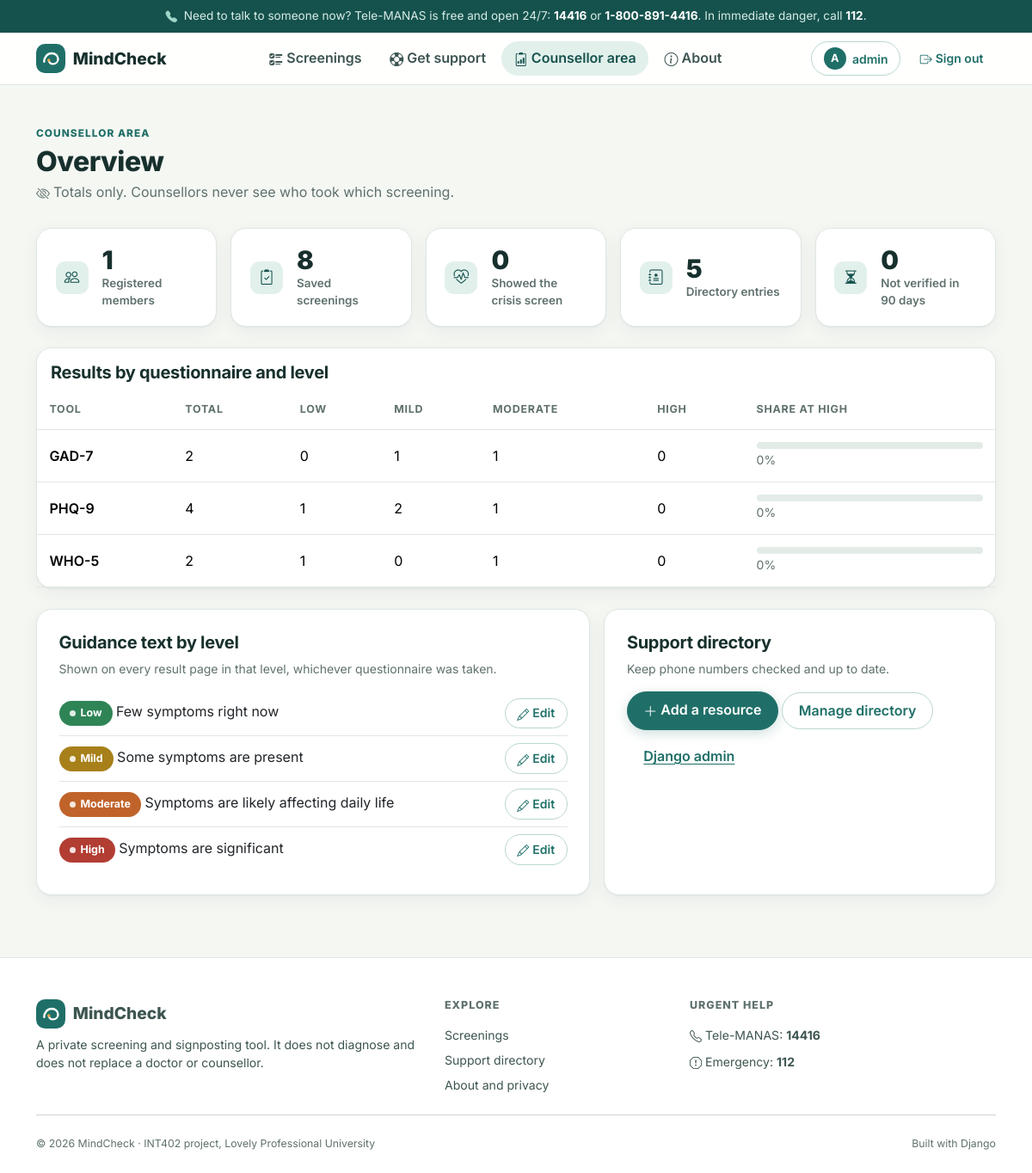
/screening/counsellor/ (signed in), run on the app's committed database.
### screening/models.py (models this page shows, shortened)
class ScreeningTool(models.Model):
    name = models.CharField(max_length=100, unique=True)
    short_name = models.CharField(max_length=20, unique=True)
    slug = models.SlugField(max_length=30, unique=True)
    domain = models.CharField(max_length=100, help_text="What it screens, e.g. 'Depression symptoms'.")
    description = models.TextField()
    instructions = models.CharField(max_length=255, help_text="The question stem shown above the items.")
    score_multiplier = models.PositiveSmallIntegerField(
        default=1, validators=[MinValueValidator(1)],
        help_text="WHO-5 raw total is multiplied by 4 to give a 0-100 score.",
    )
    higher_is_better = models.BooleanField(
        default=False, help_text="True for WHO-5, where a higher score means better wellbeing."
    )
    citation = models.CharField(max_length=255)
    minutes_to_complete = models.PositiveSmallIntegerField(default=2)
    display_order = models.PositiveSmallIntegerField(default=0)
    is_active = models.BooleanField(default=True)
    class Meta:
        ordering = ["display_order", "name"]

class Guidance(models.Model):
    class Tier(models.TextChoices):
        LOW = "low", "Low"
        MILD = "mild", "Mild"
        MODERATE = "moderate", "Moderate"
        HIGH = "high", "High"
    tier = models.CharField(max_length=10, choices=Tier.choices, unique=True)
    severity_rank = models.PositiveSmallIntegerField(
        unique=True, help_text="1 = lowest, 4 = highest. Used for ordering and colour."
    )
    headline = models.CharField(max_length=120)
    advice = models.TextField(help_text="One self-help step per line.")
    follow_up = models.CharField(max_length=200)
    retake_after_days = models.PositiveSmallIntegerField(default=30)
    show_professional_banner = models.BooleanField(
        default=False, help_text="Show 'please speak to a professional soon' at the top."
    )
    updated_at = models.DateTimeField(auto_now=True)
    class Meta:
        ordering = ["severity_rank"]
        verbose_name_plural = "guidance"
    def __str__(self):
        return self.get_tier_display()

### screening/views.py (the view)
# urls.py: path("counsellor/", views.counsellor_dashboard, name="counsellor"),
@counsellor_required
def counsellor_dashboard(request):
    tools = ScreeningTool.objects.annotate(
        total=Count("assessments"),
        low=Count("assessments", filter=Q(assessments__band__guidance__tier="low")),
        mild=Count("assessments", filter=Q(assessments__band__guidance__tier="mild")),
        moderate=Count("assessments", filter=Q(assessments__band__guidance__tier="moderate")),
        high=Count("assessments", filter=Q(assessments__band__guidance__tier="high")),
    )
    stats = {
        "members": User.objects.filter(profile__role="member").count(),
        "assessments": Assessment.objects.count(),
        "safety_flags": Assessment.objects.filter(safety_flag=True).count(),
        "resources": Resource.objects.count(),
        "stale_resources": Resource.objects.filter(
            last_verified__lt=timezone.localdate() - timedelta(days=90)).count(),
    }
    return render(request, "screening/counsellor_dashboard.html", {
        "tools": tools, "stats": stats, "guidance_list": Guidance.objects.all(),
    })

### accounts/models.py (called while the page is built)
    @property
    def is_counsellor(self):
        return self.role == self.Role.COUNSELLOR

### screening/context_processors.py (called while the page is built)
def site_context(request):
    user = request.user
    is_counsellor = bool(
        user.is_authenticated and hasattr(user, "profile") and user.profile.is_counsellor
    )
    return {
        "SITE_NAME": "MindCheck",
        "HELPLINE_NAME": "Tele-MANAS",
        "HELPLINE_NUMBER": "14416",
        "HELPLINE_ALT": "1-800-891-4416",
        "is_counsellor": is_counsellor,
    }

### screening/permissions.py (called while the page is built)
def counsellor_required(view_func):
    @wraps(view_func)
    @login_required
    def wrapper(request, *args, **kwargs):
        profile = getattr(request.user, "profile", None)
        if not (profile and profile.is_counsellor):
            raise PermissionDenied("Only counsellors can open this page.")
        return view_func(request, *args, **kwargs)
    return wrapper

### screening/templatetags/mindcheck_tags.py (called while the page is built)
@register.filter
def tier_class(tier):
    return f"tier-{tier}" if tier else "tier-none"

@register.filter
def percent_of(value, maximum):
    try:
        value, maximum = float(value), float(maximum)
    except (TypeError, ValueError):
        return 0
    if maximum <= 0:
        return 0
    return max(0, min(100, round(value * 100 / maximum)))

### templates/screening/counsellor_dashboard.html (shortened to what this page needs)
{% extends "base.html" %}
{% load humanize mindcheck_tags %}
{% block content %}
<div class="page-head">
  <p class="eyebrow mb-1">Counsellor area</p>
  <h1 class="h2 mb-1">Overview</h1>
  <p class="mc-muted mb-0"><i class="bi bi-eye-slash me-1"></i>Totals only. Counsellors never see who took which screening.</p>
</div>
<div class="row g-3 mb-4">
  <div class="col-6 col-lg"><div class="stat"><span class="icon-tile sm"><i class="bi bi-people"></i></span><div><div class="value">{{ stats.members|intcomma }}</div><div class="label">Registered members</div></div></div></div>
  <div class="col-6 col-lg"><div class="stat"><span class="icon-tile sm"><i class="bi bi-clipboard2-check"></i></span><div><div class="value">{{ stats.assessments|intcomma }}</div><div class="label">Saved screenings</div></div></div></div>
  <div class="col-6 col-lg"><div class="stat"><span class="icon-tile sm"><i class="bi bi-heart-pulse"></i></span><div><div class="value">{{ stats.safety_flags }}</div><div class="label">Showed the crisis screen</div></div></div></div>
  <div class="col-6 col-lg"><div class="stat"><span class="icon-tile sm"><i class="bi bi-journal-medical"></i></span><div><div class="value">{{ stats.resources }}</div><div class="label">Directory entries</div></div></div></div>
  <div class="col-12 col-lg"><div class="stat"><span class="icon-tile sm"><i class="bi bi-hourglass-split"></i></span><div><div class="value">{{ stats.stale_resources }}</div><div class="label">Not verified in 90 days</div></div></div></div>
</div>
<div class="mc-card p-0 mb-4">
  <div class="p-3 pb-0"><h2 class="h5 fw-bold">Results by questionnaire and level</h2></div>
  <div class="table-responsive">
    <table class="table align-middle mb-0">
      <thead><tr><th>Tool</th><th>Total</th><th>Low</th><th>Mild</th><th>Moderate</th><th>High</th><th style="min-width:160px">Share at High</th></tr></thead>
      <tbody>
        {% for t in tools %}
          <tr>
            <td class="fw-semibold">{{ t.short_name }}</td><td>{{ t.total }}</td>
            <td>{{ t.low }}</td><td>{{ t.mild }}</td><td>{{ t.moderate }}</td><td>{{ t.high }}</td>
            <td>
              <div class="progress"><div class="progress-bar tier-bar-high" style="width: {{ t.high|percent_of:t.total }}%"></div></div>
              <span class="small mc-muted">{{ t.high|percent_of:t.total }}%</span>
            </td>
          </tr>
        {% endfor %}
      </tbody>
    </table>
  </div>
</div>
<div class="row g-3">
  <div class="col-lg-7">
    <div class="mc-card h-100">
      <h2 class="h5 fw-bold">Guidance text by level</h2>
      <p class="small mc-muted">Shown on every result page in that level, whichever questionnaire was taken.</p>
      <ul class="list-group list-group-flush">
        {% for g in guidance_list %}
          <li class="list-group-item d-flex justify-content-between align-items-center px-0">
            <span><span class="tier-badge {{ g.tier|tier_class }}">{{ g }}</span> {{ g.headline }}</span>
            <a href="{% url 'screening:edit_guidance' g.tier %}" class="btn btn-sm btn-outline-primary"><i class="bi bi-pencil me-1"></i>Edit</a>
          </li>
        {% endfor %}
      </ul>
    </div>
  </div>
  <div class="col-lg-5">
    <div class="mc-card h-100">
      <h2 class="h5 fw-bold">Support directory</h2>
      <p class="small mc-muted">Keep phone numbers checked and up to date.</p>
      <a href="{% url 'resources:create' %}" class="btn btn-primary mb-2"><i class="bi bi-plus-lg me-1"></i>Add a resource</a>
      <a href="{% url 'resources:list' %}" class="btn btn-outline-primary mb-2">Manage directory</a>
      {% if user.is_staff %}<a href="{% url 'admin:index' %}" class="btn btn-link mb-2">Django admin</a>{% endif %}
    </div>
  </div>
</div>
{% endblock %}

### templates/base.html (shortened to what this page needs)
{% load static %}<!DOCTYPE html>
<html lang="en">
<head>
  <link rel="stylesheet" href="{% static 'vendor/bootstrap/bootstrap.min.css' %}">
  <link rel="stylesheet" href="{% static 'vendor/bootstrap-icons/bootstrap-icons.min.css' %}">
  <link rel="stylesheet" href="{% static 'css/style.css' %}">
</head>
<body>
  <div class="helpline-strip py-2 no-print">
    <div class="container text-center">
      <i class="bi bi-telephone-fill me-1"></i>
      Need to talk to someone now? {{ HELPLINE_NAME }} is free and open 24/7:
      <a href="tel:{{ HELPLINE_NUMBER }}">{{ HELPLINE_NUMBER }}</a> or <a href="tel:{{ HELPLINE_ALT|cut:'-' }}">{{ HELPLINE_ALT }}</a>.
      <span class="d-none d-md-inline">In immediate danger, call <a href="tel:112">112</a>.</span>
    </div>
  </div>
  {% with url_name=request.resolver_match.url_name %}
  <nav class="navbar navbar-expand-lg mc-nav py-2">
    <div class="container">
      <a class="navbar-brand mc-brand" href="{% url 'home' %}">{% include "partials/logo.html" %}{{ SITE_NAME }}</a>
      <div class="collapse navbar-collapse" id="mainNav">
        <ul class="navbar-nav mx-lg-auto gap-lg-1 mb-2 mb-lg-0">
          <li class="nav-item"><a class="nav-link {% if url_name == 'tools' or url_name == 'take' %}active{% endif %}" href="{% url 'screening:tools' %}"><i class="bi bi-ui-checks me-1"></i>Screenings</a></li>
          <li class="nav-item"><a class="nav-link " href="{% url 'resources:list' %}"><i class="bi bi-life-preserver me-1"></i>Get support</a></li>
          {% if is_counsellor %}
            <li class="nav-item"><a class="nav-link {% if url_name == 'counsellor' %}active{% endif %}" href="{% url 'screening:counsellor' %}"><i class="bi bi-clipboard2-data me-1"></i>Counsellor area</a></li>
          {% endif %}
          <li class="nav-item"><a class="nav-link {% if url_name == 'about' %}active{% endif %}" href="{% url 'about' %}"><i class="bi bi-info-circle me-1"></i>About</a></li>
        </ul>
        <div class="d-flex align-items-center gap-2">
          {% if user.is_authenticated %}
            <a class="btn btn-sm btn-outline-primary user-chip" href="{% url 'accounts:dashboard' %}">
              <span class="avatar">{{ user.first_name|default:user.username|first|upper }}</span>{{ user.first_name|default:user.username|truncatechars:16 }}
            </a>
            <form method="post" action="{% url 'accounts:logout' %}" class="m-0">
              <button type="submit" class="btn btn-sm btn-link text-decoration-none"><i class="bi bi-box-arrow-right me-1"></i>Sign out</button>
            </form>
          {% else %}
            <a class="btn btn-sm btn-link text-decoration-none" href="{% url 'accounts:login' %}">Sign in</a>
            <a class="btn btn-sm btn-primary" href="{% url 'accounts:register' %}">Create account</a>
          {% endif %}
        </div>
      </div>
    </div>
  </nav>
  {% endwith %}
  <main id="main" class="py-4 py-lg-5">
    <div class="container">
      {% block content %}{% endblock %}
    </div>
  </main>
  <footer class="mc-footer pt-5 pb-4 mt-4">
    <div class="container">
      <div class="row g-4">
        <div class="col-lg-5">
          <a class="mc-brand text-decoration-none mb-2" href="{% url 'home' %}">{% include "partials/logo.html" %}{{ SITE_NAME }}</a>
          <p class="mt-2 mb-0">A private screening and signposting tool. It does not diagnose and does not replace a doctor or counsellor.</p>
        </div>
        <div class="col-6 col-lg-3">
          <h6 class="mb-3">Explore</h6>
          <ul class="list-unstyled mb-0 d-grid gap-2">
            <li><a href="{% url 'screening:tools' %}">Screenings</a></li>
            <li><a href="{% url 'resources:list' %}">Support directory</a></li>
            <li><a href="{% url 'about' %}">About and privacy</a></li>
          </ul>
        </div>
        <div class="col-6 col-lg-4">
          <h6 class="mb-3">Urgent help</h6>
          <ul class="list-unstyled mb-0 d-grid gap-2">
            <li><i class="bi bi-telephone me-1"></i>{{ HELPLINE_NAME }}: <a href="tel:{{ HELPLINE_NUMBER }}" class="fw-bold">{{ HELPLINE_NUMBER }}</a></li>
            <li><i class="bi bi-exclamation-octagon me-1"></i>Emergency: <a href="tel:112" class="fw-bold">112</a></li>
          </ul>
        </div>
      </div>
      <hr class="my-4">
      <div class="d-flex flex-column flex-md-row justify-content-between gap-2 small mc-muted">
        <span>&copy; {% now "Y" %} MindCheck · INT402 project, Lovely Professional University</span>
        <span>Built with Django</span>
      </div>
    </div>
  </footer>
</body>
</html>

### data on the page
ScreeningTool: short_name "GAD-7", total "2", low "0", mild "1", moderate "1", high "0", high|percent_of "0"
ScreeningTool: short_name "PHQ-9", total "4", low "1", mild "2", moderate "1", high "0", high|percent_of "0"
ScreeningTool: short_name "WHO-5", total "2", low "1", mild "0", moderate "1", high "0", high|percent_of "0"
Guidance: tier "Low", headline "Few symptoms right now"
Guidance: tier "Mild", headline "Some symptoms are present"
Guidance: tier "Moderate", headline "Symptoms are likely affecting daily life"
Guidance: tier "High", headline "Symptoms are significant"

### other printed values
{{ HELPLINE_NAME }} "Tele-MANAS"
{{ HELPLINE_NUMBER }} "14416"
{{ HELPLINE_ALT }} "1-800-891-4416"
{{ SITE_NAME }} "MindCheck"
{{ user.first_name|default:user.username|first|upper }} "A"
{{ user.first_name|default:user.username|truncatechars:16 }} "admin"
{{ stats.members|intcomma }} "1"
{{ stats.assessments|intcomma }} "8"
{{ stats.safety_flags }} "0"
{{ stats.resources }} "5"
{{ stats.stale_resources }} "0"
